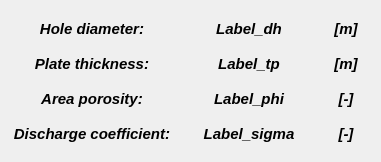
   <widget class="QWidget" name="gridLayoutWidget">
    <property name="geometry">
     <rect>
      <x>10</x>
      <y>70</y>
      <width>381</width>
      <height>162</height>
     </rect>
    </property>
    <layout class="QGridLayout" name="gridLayout">
     <property name="sizeConstraint">
      <enum>QLayout::SetNoConstraint</enum>
     </property>
     <property name="verticalSpacing">
      <number>0</number>
     </property>
     <item row="0" column="1">
      <layout class="QVBoxLayout" name="verticalLayout_7">
       <property name="sizeConstraint">
        <enum>QLayout::SetNoConstraint</enum>
       </property>
       <item>
        <widget class="QLabel" name="Label_dh">
         <property name="sizePolicy">
          <sizepolicy hsizetype="Preferred" vsizetype="Preferred">
           <horstretch>0</horstretch>
           <verstretch>0</verstretch>
          </sizepolicy>
         </property>
         <property name="minimumSize">
          <size>
           <width>140</width>
           <height>35</height>
          </size>
         </property>
         <property name="maximumSize">
          <size>
           <width>140</width>
           <height>35</height>
          </size>
         </property>
         <property name="font">
          <font>
           <family>Arial</family>
           <pointsize>11</pointsize>
           <weight>75</weight>
           <italic>true</italic>
           <bold>true</bold>
          </font>
         </property>
         <property name="text">
          <string>Label_dh</string>
         </property>
         <property name="alignment">
          <set>Qt::AlignCenter</set>
         </property>
        </widget>
       </item>
       <item>
        <widget class="QLabel" name="Label_tp">
         <property name="sizePolicy">
          <sizepolicy hsizetype="Preferred" vsizetype="Preferred">
           <horstretch>0</horstretch>
           <verstretch>0</verstretch>
          </sizepolicy>
         </property>
         <property name="minimumSize">
          <size>
           <width>140</width>
           <height>35</height>
          </size>
         </property>
         <property name="maximumSize">
          <size>
           <width>140</width>
           <height>35</height>
          </size>
         </property>
         <property name="font">
          <font>
           <family>Arial</family>
           <pointsize>11</pointsize>
           <weight>75</weight>
           <italic>true</italic>
           <bold>true</bold>
          </font>
         </property>
         <property name="text">
          <string>Label_tp</string>
         </property>
         <property name="alignment">
          <set>Qt::AlignCenter</set>
         </property>
        </widget>
       </item>
       <item>
        <widget class="QLabel" name="Label_phi">
         <property name="sizePolicy">
          <sizepolicy hsizetype="Preferred" vsizetype="Preferred">
           <horstretch>0</horstretch>
           <verstretch>0</verstretch>
          </sizepolicy>
         </property>
         <property name="minimumSize">
          <size>
           <width>140</width>
           <height>35</height>
          </size>
         </property>
         <property name="maximumSize">
          <size>
           <width>140</width>
           <height>35</height>
          </size>
         </property>
         <property name="font">
          <font>
           <family>Arial</family>
           <pointsize>11</pointsize>
           <weight>75</weight>
           <italic>true</italic>
           <bold>true</bold>
          </font>
         </property>
         <property name="text">
          <string>Label_phi</string>
         </property>
         <property name="alignment">
          <set>Qt::AlignCenter</set>
         </property>
        </widget>
       </item>
       <item>
        <widget class="QLabel" name="Label_sigma">
         <property name="sizePolicy">
          <sizepolicy hsizetype="Preferred" vsizetype="Preferred">
           <horstretch>0</horstretch>
           <verstretch>0</verstretch>
          </sizepolicy>
         </property>
         <property name="minimumSize">
          <size>
           <width>140</width>
           <height>35</height>
          </size>
         </property>
         <property name="maximumSize">
          <size>
           <width>140</width>
           <height>35</height>
          </size>
         </property>
         <property name="font">
          <font>
           <family>Arial</family>
           <pointsize>11</pointsize>
           <weight>75</weight>
           <italic>true</italic>
           <bold>true</bold>
          </font>
         </property>
         <property name="text">
          <string>Label_sigma</string>
         </property>
         <property name="alignment">
          <set>Qt::AlignCenter</set>
         </property>
        </widget>
       </item>
      </layout>
     </item>
     <item row="0" column="2">
      <layout class="QVBoxLayout" name="verticalLayout_8">
       <property name="sizeConstraint">
        <enum>QLayout::SetDefaultConstraint</enum>
       </property>
       <item>
        <widget class="QLabel" name="label_17">
         <property name="sizePolicy">
          <sizepolicy hsizetype="Preferred" vsizetype="Preferred">
           <horstretch>0</horstretch>
           <verstretch>0</verstretch>
          </sizepolicy>
         </property>
         <property name="minimumSize">
          <size>
           <width>40</width>
           <height>35</height>
          </size>
         </property>
         <property name="maximumSize">
          <size>
           <width>40</width>
           <height>35</height>
          </size>
         </property>
         <property name="font">
          <font>
           <family>Arial</family>
           <pointsize>11</pointsize>
           <weight>75</weight>
           <italic>true</italic>
           <bold>true</bold>
          </font>
         </property>
         <property name="text">
          <string>[m]</string>
         </property>
         <property name="alignment">
          <set>Qt::AlignCenter</set>
         </property>
        </widget>
       </item>
       <item>
        <widget class="QLabel" name="label_14">
         <property name="sizePolicy">
          <sizepolicy hsizetype="Preferred" vsizetype="Preferred">
           <horstretch>0</horstretch>
           <verstretch>0</verstretch>
          </sizepolicy>
         </property>
         <property name="minimumSize">
          <size>
           <width>40</width>
           <height>35</height>
          </size>
         </property>
         <property name="maximumSize">
          <size>
           <width>40</width>
           <height>35</height>
          </size>
         </property>
         <property name="font">
          <font>
           <family>Arial</family>
           <pointsize>11</pointsize>
           <weight>75</weight>
           <italic>true</italic>
           <bold>true</bold>
          </font>
         </property>
         <property name="text">
          <string>[m]</string>
         </property>
         <property name="alignment">
          <set>Qt::AlignCenter</set>
         </property>
        </widget>
       </item>
       <item>
        <widget class="QLabel" name="label_15">
         <property name="sizePolicy">
          <sizepolicy hsizetype="Preferred" vsizetype="Preferred">
           <horstretch>0</horstretch>
           <verstretch>0</verstretch>
          </sizepolicy>
         </property>
         <property name="minimumSize">
          <size>
           <width>40</width>
           <height>35</height>
          </size>
         </property>
         <property name="maximumSize">
          <size>
           <width>40</width>
           <height>35</height>
          </size>
         </property>
         <property name="font">
          <font>
           <family>Arial</family>
           <pointsize>11</pointsize>
           <weight>75</weight>
           <italic>true</italic>
           <bold>true</bold>
          </font>
         </property>
         <property name="text">
          <string>[-]</string>
         </property>
         <property name="alignment">
          <set>Qt::AlignCenter</set>
         </property>
        </widget>
       </item>
       <item>
        <widget class="QLabel" name="label_16">
         <property name="sizePolicy">
          <sizepolicy hsizetype="Preferred" vsizetype="Preferred">
           <horstretch>0</horstretch>
           <verstretch>0</verstretch>
          </sizepolicy>
         </property>
         <property name="minimumSize">
          <size>
           <width>40</width>
           <height>35</height>
          </size>
         </property>
         <property name="maximumSize">
          <size>
           <width>40</width>
           <height>35</height>
          </size>
         </property>
         <property name="font">
          <font>
           <family>Arial</family>
           <pointsize>11</pointsize>
           <weight>75</weight>
           <italic>true</italic>
           <bold>true</bold>
          </font>
         </property>
         <property name="text">
          <string>[-]</string>
         </property>
         <property name="alignment">
          <set>Qt::AlignCenter</set>
         </property>
        </widget>
       </item>
      </layout>
     </item>
     <item row="0" column="0">
      <layout class="QVBoxLayout" name="verticalLayout_6" stretch="0,0,0,0">
       <property name="spacing">
        <number>0</number>
       </property>
       <property name="sizeConstraint">
        <enum>QLayout::SetDefaultConstraint</enum>
       </property>
       <property name="leftMargin">
        <number>0</number>
       </property>
       <property name="rightMargin">
        <number>0</number>
       </property>
       <item>
        <widget class="QLabel" name="label_HoleDiameter">
         <property name="sizePolicy">
          <sizepolicy hsizetype="Preferred" vsizetype="Preferred">
           <horstretch>0</horstretch>
           <verstretch>0</verstretch>
          </sizepolicy>
         </property>
         <property name="minimumSize">
          <size>
           <width>160</width>
           <height>35</height>
          </size>
         </property>
         <property name="maximumSize">
          <size>
           <width>160</width>
           <height>35</height>
          </size>
         </property>
         <property name="font">
          <font>
           <family>Arial</family>
           <pointsize>11</pointsize>
           <weight>75</weight>
           <italic>true</italic>
           <bold>true</bold>
          </font>
         </property>
         <property name="text">
          <string>Hole diameter:</string>
         </property>
         <property name="alignment">
          <set>Qt::AlignCenter</set>
         </property>
        </widget>
       </item>
       <item>
        <widget class="QLabel" name="label_thickness">
         <property name="sizePolicy">
          <sizepolicy hsizetype="Preferred" vsizetype="Preferred">
           <horstretch>0</horstretch>
           <verstretch>0</verstretch>
          </sizepolicy>
         </property>
         <property name="minimumSize">
          <size>
           <width>160</width>
           <height>35</height>
          </size>
         </property>
         <property name="maximumSize">
          <size>
           <width>160</width>
           <height>35</height>
          </size>
         </property>
         <property name="font">
          <font>
           <family>Arial</family>
           <pointsize>11</pointsize>
           <weight>75</weight>
           <italic>true</italic>
           <bold>true</bold>
          </font>
         </property>
         <property name="text">
          <string>Plate thickness:</string>
         </property>
         <property name="alignment">
          <set>Qt::AlignCenter</set>
         </property>
        </widget>
       </item>
       <item>
        <widget class="QLabel" name="label_porosity">
         <property name="sizePolicy">
          <sizepolicy hsizetype="Preferred" vsizetype="Preferred">
           <horstretch>0</horstretch>
           <verstretch>0</verstretch>
          </sizepolicy>
         </property>
         <property name="minimumSize">
          <size>
           <width>160</width>
           <height>35</height>
          </size>
         </property>
         <property name="maximumSize">
          <size>
           <width>160</width>
           <height>35</height>
          </size>
         </property>
         <property name="font">
          <font>
           <family>Arial</family>
           <pointsize>11</pointsize>
           <weight>75</weight>
           <italic>true</italic>
           <bold>true</bold>
          </font>
         </property>
         <property name="text">
          <string>Area porosity:</string>
         </property>
         <property name="alignment">
          <set>Qt::AlignCenter</set>
         </property>
        </widget>
       </item>
       <item>
        <widget class="QLabel" name="label_discharge">
         <property name="sizePolicy">
          <sizepolicy hsizetype="Preferred" vsizetype="Preferred">
           <horstretch>0</horstretch>
           <verstretch>0</verstretch>
          </sizepolicy>
         </property>
         <property name="minimumSize">
          <size>
           <width>160</width>
           <height>35</height>
          </size>
         </property>
         <property name="maximumSize">
          <size>
           <width>160</width>
           <height>35</height>
          </size>
         </property>
         <property name="font">
          <font>
           <family>Arial</family>
           <pointsize>11</pointsize>
           <weight>75</weight>
           <italic>true</italic>
           <bold>true</bold>
          </font>
         </property>
         <property name="text">
          <string>Discharge coefficient:</string>
         </property>
         <property name="alignment">
          <set>Qt::AlignCenter</set>
         </property>
        </widget>
       </item>
      </layout>
     </item>
    </layout>
   </widget>
